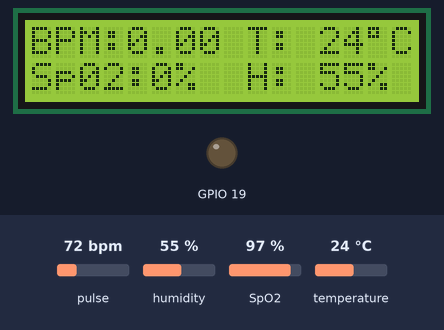
Simulated run of this sketch. Board: ESP8266 (NodeMCU). Parts: 16×2 character LCD, output pins drawn as LEDs (lit = HIGH). The test bench sets the inputs (shaded band); at power-on: temperature 24 °C, pulse 72 bpm, humidity 55 %, SpO2 97 %. WiFi joins after 1.5 s; servers stay silent unless stated; what the sketch prints to the serial monitor is not drawn.

Above: at 7.1 s.
7.2 s: temperature set to 5 °C
At 8.6 s:
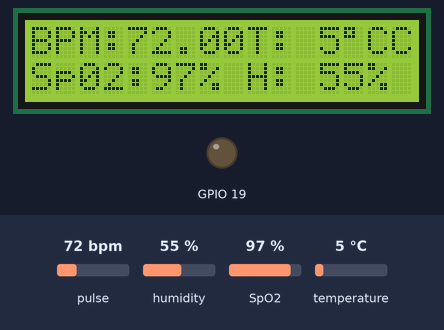
9.5 s: pulse set to 42 bpm
At 11.3 s:
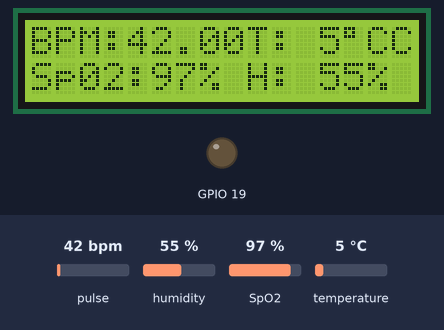
11.6 s: humidity set to 22 %
At 13.2 s:
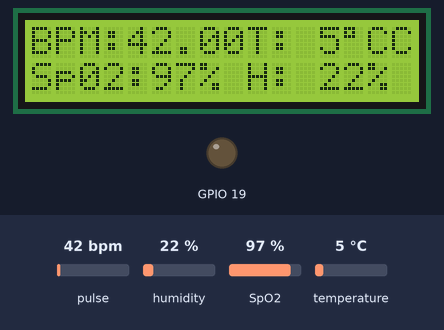
13.6 s: SpO2 set to 80 %
At 15.0 s:
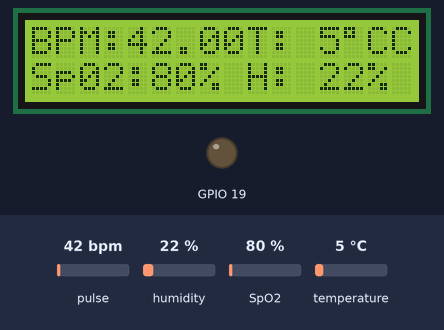
15.7 s: pulse set to 70 bpm
At 16.7 s:
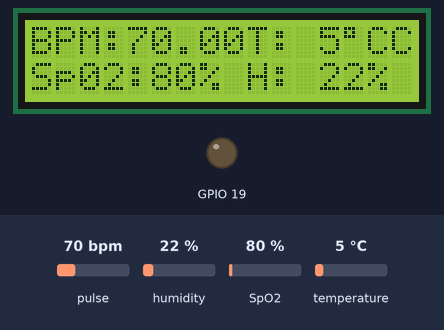
17.8 s: humidity set to 40 %
At 19.5 s:
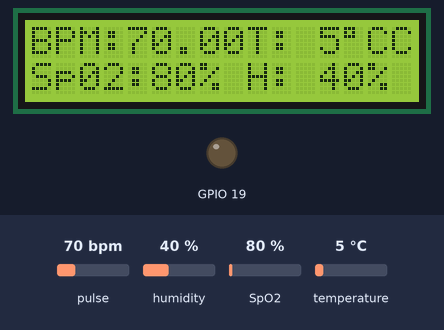
Timing chart, 0 to 20.9 s (numbered marks = the images above; inputs shaded):
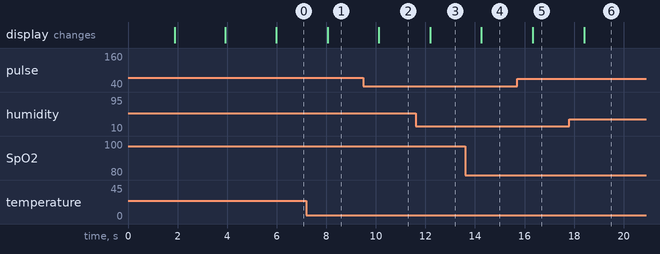

Measured:
- after the input at 7.2 s, the display: changes after 0.85 s (image 1)
- after the input at 9.5 s, the display: changes after 0.62 s (image 2)
- after the input at 11.6 s, the display: changes after 0.59 s (image 3)
- after the input at 13.6 s, the display: changes after 0.66 s (image 4)
- after the input at 15.7 s, the display: changes after 0.63 s (image 5)
- after the input at 17.8 s, the display: changes after 0.60 s (image 6)

The sketch:

patient-health-monitoring-system.ino
```cpp
#define BLYNK_PRINT Serial

#define BLYNK_TEMPLATE_ID "TMPL3hHougpcA"
#define BLYNK_TEMPLATE_NAME "Patient Health Monitoring"
#define BLYNK_AUTH_TOKEN "XONsdf3XXdNdsfp7BPv-58bgdftihYRgfh42l1fgj7Zp4w"

#include <Wire.h>
#include "MAX30100_PulseOximeter.h"

#include <ESP8266WiFi.h>
#include <BlynkSimpleEsp8266.h>
#include <LiquidCrystal_I2C.h>
#include <DHT.h>

#define REPORTING_PERIOD_MS 1000
LiquidCrystal_I2C lcd(0x27, 16, 2);

#define DHTPIN 2 // Pin which is connected to the DHT sensor.
#define DHTTYPE DHT11 // DHT 11

DHT dht(DHTPIN, DHTTYPE);

char auth[] = BLYNK_AUTH_TOKEN;             // You should get Auth Token in the Blynk App.
char ssid[] = "WiFi Username";                                     // Your WiFi credentials.
char pass[] = "WiFi Password";

// Connections : SCL PIN - D22 , SDA PIN - D21 , INT PIN - D0
PulseOximeter pox;

int BPM, SpO2, humidity, temperature;;
uint32_t tsLastReport = 0;


void onBeatDetected()
{
    Serial.println("Beat Detected!");
}

void setup()
{
    Serial.begin(115200);

    pinMode(19, OUTPUT);
    Blynk.begin(auth, ssid, pass);

    Serial.print("Initializing Pulse Oximeter..");
    lcd.begin();
  lcd.backlight();

  // Display "Tech Trends Shameer"
  lcd.setCursor(3, 0);
  lcd.print("Tech Trends ");
  lcd.setCursor(3, 1);
  lcd.print("  Shameer    ");
  delay(2000);  // Wait for 3 seconds

  // Clear the LCD and display "Pulse Oximeter"
  lcd.clear();
  lcd.setCursor(1, 0);
  lcd.print("Patient Health ");
  lcd.setCursor(3, 1);
  lcd.print("Monitoring   ");
  lcd.setCursor(12, 0);  // Adjust the position for the heart symbol

  delay(2000);
lcd.clear();

    if (!pox.begin())
    {
         Serial.println("FAILED");
         for(;;);
    }
    else
    {
         Serial.println("SUCCESS");
         pox.setOnBeatDetectedCallback(onBeatDetected);
    }

    // The default current for the IR LED is 50mA and it could be changed by uncommenting the following line.
        pox.setIRLedCurrent(MAX30100_LED_CURR_7_6MA);

}

void loop()
{
    pox.update();
    Blynk.run();

    BPM = pox.getHeartRate();
    SpO2 = pox.getSpO2();
    humidity = dht.readHumidity();
    temperature = dht.readTemperature();


    if (millis() - tsLastReport > REPORTING_PERIOD_MS)
    {
        //lcd.clear();
        lcd.setCursor(0 , 0);
        lcd.print("BPM:");
        lcd.print(pox.getHeartRate());
        //lcd.setCursor(10, 0);  // Adjust the position for the heart symbol
        lcd.setCursor(0 , 1);
        lcd.print("Sp02:");
        lcd.print(pox.getSpO2());
        lcd.print("%");
        //tsLastReport = millis();

        Serial.print("Heart rate:");
        Serial.print(BPM);
        Serial.print(" bpm / SpO2:");
        Serial.print(SpO2);
        Serial.println(" %");


        //tsLastReport = millis();


        Serial.print("Humidity: ");
        Serial.print(humidity);
        Serial.print(" %\t");
        Serial.print("Temp: ");
        Serial.print(temperature);
        Serial.println(" *C");
        //lcd.clear();
        lcd.setCursor(9 , 0);
        lcd.print("T: ");
        lcd.print(temperature);
        lcd.print((char)223);
        lcd.print("C");
        //lcd.setCursor(10, 0);  // Adjust the position for the heart symbol
        lcd.setCursor(9 , 1);
        lcd.print("H: ");
        lcd.print(humidity);
        lcd.print("%  ");
        Blynk.virtualWrite(V1, BPM);
        Blynk.virtualWrite(V2, SpO2);
        Blynk.virtualWrite(V3, temperature);
        Blynk.virtualWrite(V4, humidity);
	      tsLastReport = millis();


    }

}
```
